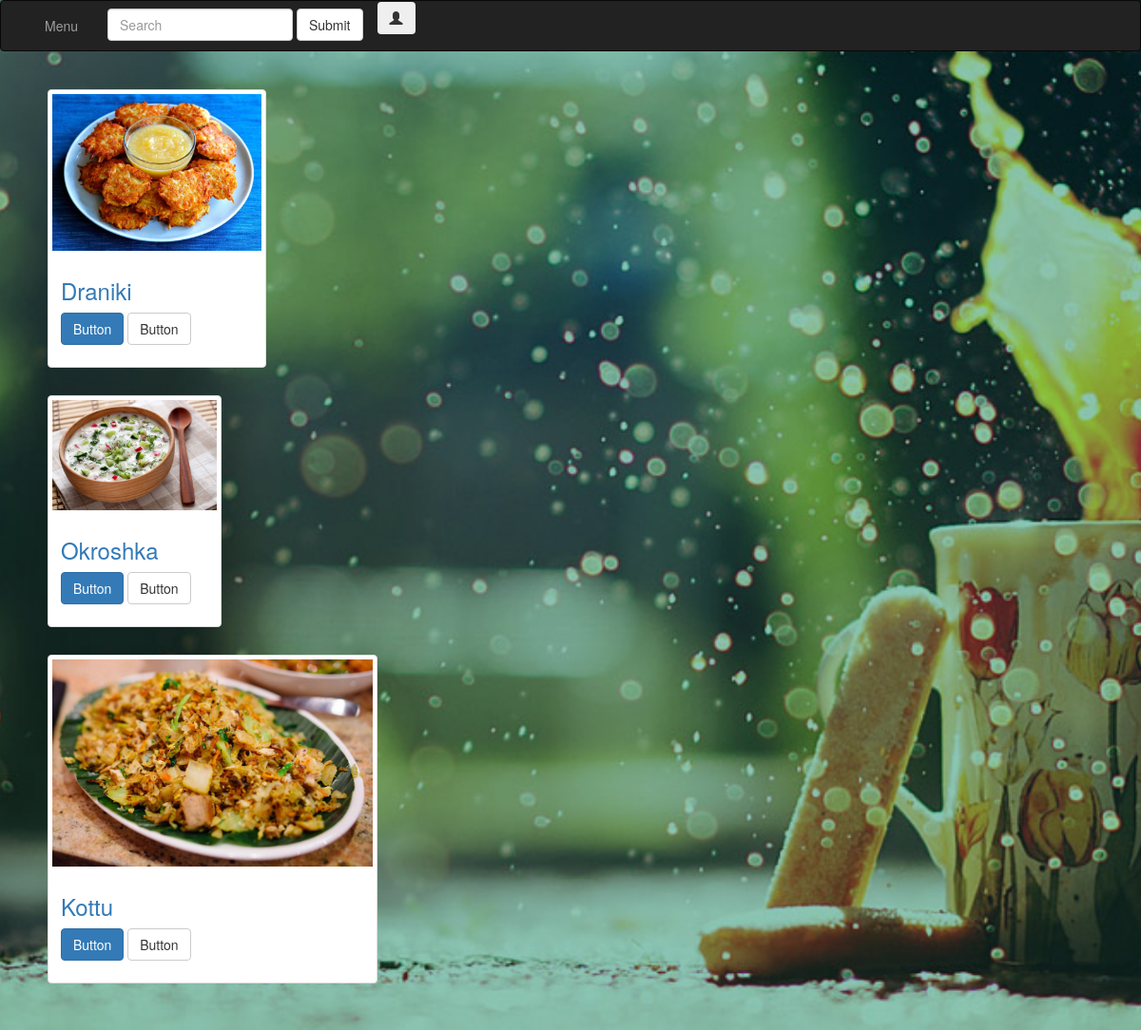
Page /types_of_dishes/1/ on the committed database.
### base/models.py (models this page shows, shortened)
class Dish(models.Model):
    name = models.CharField(max_length=256, help_text='max_length=256')
    description = models.CharField(max_length=256, help_text='max_length=256', blank=True)
    main_img = models.ImageField(upload_to='base/dish_img/', blank=True, null=True)
    country = models.ForeignKey(Countries, on_delete=models.CASCADE, null=True)
    type = models.ForeignKey(TypesOfDishes, on_delete=models.CASCADE, null=False, default=None)
    recipe = models.CharField(max_length=2048, help_text='max_length=2048', blank=True, null=True, default=None)
    price = models.DecimalField(max_digits=10, decimal_places=2, default=0.00)
    is_active = models.BooleanField(default=True)
    class Meta:
        verbose_name = "Dish"
        verbose_name_plural = "Dishes"

### base/views.py (the view)
# urls.py: url(r'^types_of_dishes/(?P<pk>[0-9]+)/$', views.DishesOfTypeView.as_view(), name='dishes'),
class DishesOfTypeView(DetailView):
    model = TypesOfDishes
    template_name = 'base/dishes_of_type.html'

### templates/base/dishes_of_type.html (shortened to what this page needs)
{% extends 'base.html' %}
{% load static %}
{% block content %}
<div id="page-content-wrapper">
    <div class="container-fluid">
        <div class="row">
            {% for object in typesofdishes.dish_set.all %}
                <label for="ctr{{forloop.counter}}">
                    {% include 'base/dishes_of_type_object.html' %}
                </label>
            {% endfor %}
        </div>
    </div>
</div>
{% endblock %}

### templates/base/dishes_of_type_object.html
<div class="col-sm-6 col-md-4">
    <div class="thumbnail">
        <img src="{{ object.main_img.url }}" alt="...">
        <div class="caption">
            <a href="{% url 'base:dish' object.id %}"><h3>{{ object.name }}</h3></a>
            <p><a href="#" class="btn btn-primary" role="button">Button</a> <a href="#" class="btn btn-default" role="button">Button</a></p>
        </div>
    </div>
</div>

### static/dev/css/style.css (style rules this page uses)
body { background: url('../../../media/home/news/bg.jpg') no-repeat center center fixed; height: 100%; -webkit-background-size: cover; -moz-background-size: cover; -o-background-size: cover; }

### static/dev/css/simple-sidebar.css (style rules this page uses)
body { overflow-x: hidden; }
#page-content-wrapper { width: 100%; position: absolute; padding: 15px; }
@media (min-width:768px) { #page-content-wrapper { padding: 20px; position: relative; } }

### rows in the picture
Dish: main_img (picture), name "Draniki"
Dish: main_img (picture), name "Okroshka"
Dish: main_img (picture), name "Kottu"
